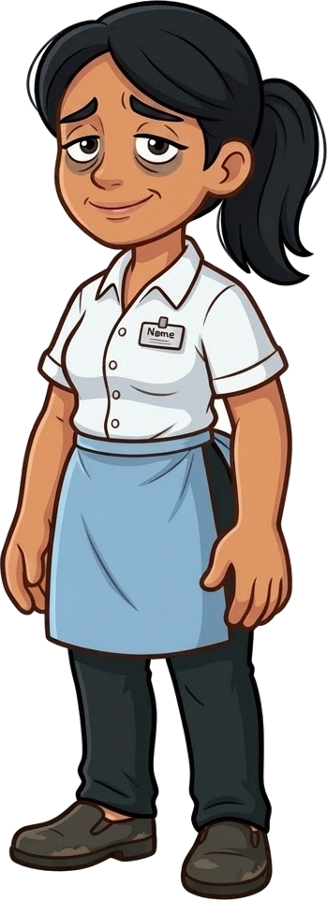
#> input picture assets/personagens/claudia_cansada.png, 327 x 900 px; its folder holds only this picture in this run
$ python gerar_retratos.py
#> lines starting #> are read from the running program, lines starting #| are printed output that depends on the picture; after the words box and inside, x2 and y2 are one past the last pixel; in counts of white or black regions, pixels touching at a corner belong together
from pathlib import Path
from statistics import median
from PIL import Image

# Gera um retrato da cabeça de cada personagem em assets/retratos (o jogo usa na caixa de diálogo).
# Se o retrato cortar o queixo ou o cabelo, AUMENTE o número da cabeça. Se sobrar espaço, DIMINUA.
CABECA_CORPO = 0.40   # parte da altura do corpo inteiro ocupada pela cabeça
CABECA_BUSTO = 0.62   # o mesmo, para imagens só do busto (como o Thiago)
MARGEM = 1.2          # espaço em volta da cabeça
# Para mexer em um retrato só: AJUSTES = {'eduardo_animado': (0.05, -0.03)}  (direita/esquerda, baixo/cima)
AJUSTES = {}

saida = Path('assets/retratos')
saida.mkdir(exist_ok=True)

imagens = {}
for arq in sorted(Path('assets/personagens').glob('*.png')):
    img = Image.open(arq).convert('RGBA')
#> img is the input picture: PIL image 327x900 RGBA; mean R, G, B, A 80.4, 74.4, 71.4, 168.5
    alfa = img.getchannel('A').point(lambda v: 255 if v > 10 else 0)
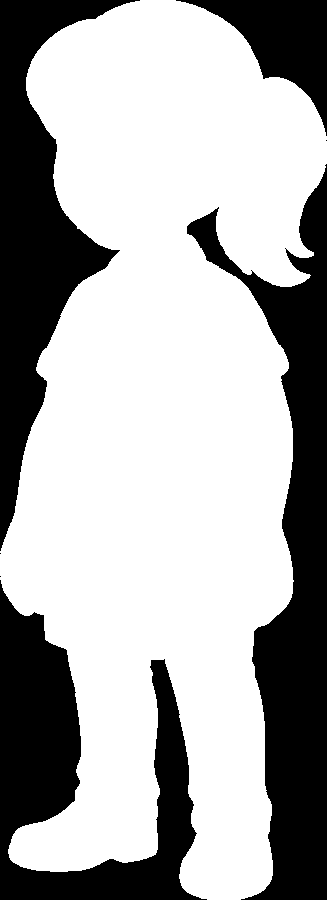
#> alfa: PIL image 327x900 L; 66.6% white; 7 black regions (3 under 20 px), largest, box (x1, y1, x2, y2) and area: (187, 164, 327, 900) 36156, (0, 580, 207, 900) 27314, (0, 0, 140, 551) 26963, (176, 0, 327, 136) 7773
    imagens[arq] = (img, alfa, alfa.getbbox())

# O tamanho da cabeça é o mesmo em todas as expressões de um personagem (usa a mediana).
alturas = {}
for arq, (img, alfa, (x0, y0, x1, y1)) in imagens.items():
    h, w = y1 - y0, x1 - x0
    fator = CABECA_BUSTO if h / w < 1.4 else CABECA_CORPO
    alturas.setdefault(arq.stem.rsplit('_', 1)[0], []).append(h * fator)
#> this loop made 1 pass
#> (x0, y0, x1, y1, h, w, fator) on pass 1: (0, 0, 327, 900, 900, 327, 0.4)
#> after the loop, alturas = {'claudia': [360]}
cabeca = {nome: median(v) for nome, v in alturas.items()}
#> cabeca = {'claudia': 360}

for arq, (img, alfa, (x0, y0, x1, y1)) in imagens.items():
    cab = cabeca[arq.stem.rsplit('_', 1)[0]]
    w = x1 - x0

    # centro horizontal da cabeça = média das colunas ocupadas na parte de cima da cabeça
    faixa = alfa.crop((x0, y0, x1, max(y0 + 1, int(y0 + cab * 0.45))))
    colunas = list(faixa.resize((w, 1), Image.BOX).tobytes())
    total = sum(colunas) or 1
    cx = x0 + sum(i * v for i, v in enumerate(colunas)) / total

    lado = cab * MARGEM
    dx, dy = AJUSTES.get(arq.stem, (0, 0))
    esq = cx - lado / 2 + dx * lado
    topo = y0 - cab * (MARGEM - 1) / 2 + dy * lado
    retrato = img.crop((int(esq), int(topo), int(esq + lado), int(topo + lado))).resize((320, 320), Image.LANCZOS)
    retrato.save(saida / arq.name, optimize=True)
    print('retrato', arq.name)
#> this loop made 1 pass
#> (x0, y0, x1, y1, cab, w, total, cx) on pass 1: (0, 0, 327, 900, 360, 327, 58170, 167)
#| retrato claudia_cansada.png
#> pass 1, `faixa = alfa.crop((x0, y0, x1, max(y0 + 1, int(y0 + cab * 0.45))))`:
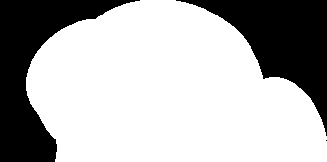
#> faixa: PIL image 327x162 L; 69.8% white; 3 black regions (1 under 20 px), largest, box (x1, y1, x2, y2) and area: (0, 0, 140, 162) 8247, (176, 0, 327, 136) 7773
#> pass 1, `retrato = img.crop((int(esq), int(topo), int(esq + lado), int(topo + l..`:
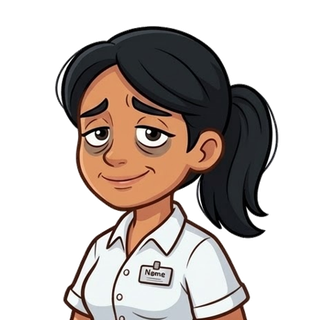
#> retrato: PIL image 320x320 RGBA; mean R, G, B, A 63.6, 55.2, 50.9, 119.9; transparent parts drawn white

$ run again, on assets/personagens/claudia_emocionada.png
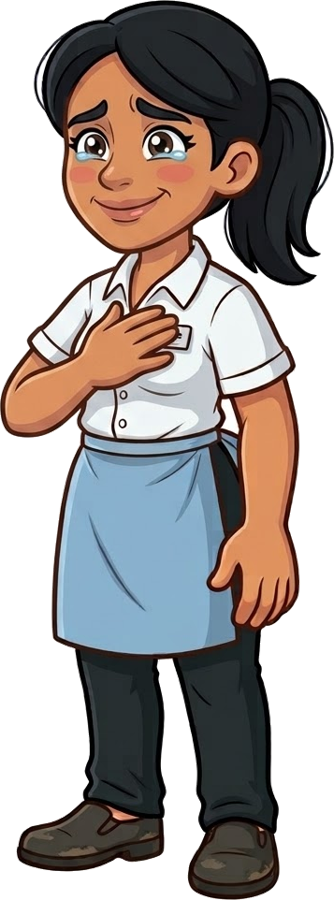
#> input picture assets/personagens/claudia_emocionada.png, 334 x 900 px
#> img is the input picture: PIL image 334x900 RGBA; mean R, G, B, A 75.1, 67.8, 64.7, 162.7
#> `alfa = img.getchannel('A').point(lambda v: 255 if v > 10 else 0)`:
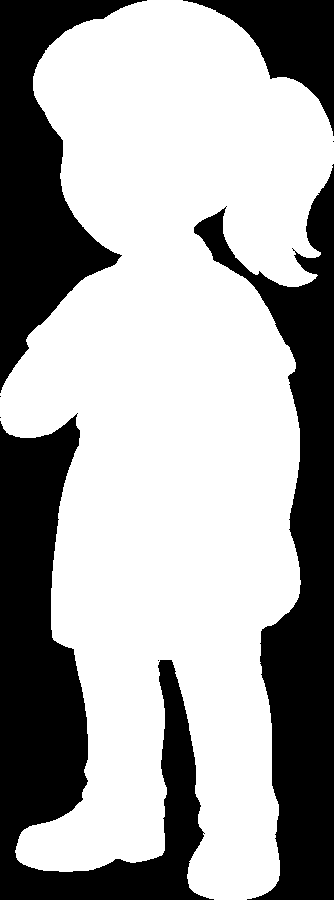
#> alfa: PIL image 334x900 L; 64.3% white; 8 black regions (4 under 20 px), largest, box (x1, y1, x2, y2) and area: (0, 413, 214, 900) 40216, (194, 164, 334, 900) 36108, (0, 0, 147, 393) 23142, (183, 0, 334, 136) 7765
#> the loop `for arq, (img, alfa, (x0, y0, x1, y1)) in imagens.items():` made 1 pass
#> (x0, y0, x1, y1, h, w, fator) on pass 1: (0, 0, 334, 900, 900, 334, 0.4)
#> after the loop `for arq, (img, alfa, (x0, y0, x1, y1)) in imagens.items():`: alturas = {'claudia': [360]}
#> cabeca = {'claudia': 360}
#> the loop `for arq, (img, alfa, (x0, y0, x1, y1)) in imagens.items():` made 1 pass
#> (x0, y0, x1, y1, cab, w, total, cx) on pass 1: (0, 0, 334, 900, 360, 334, 58099, 174.2)
#> (printed output is left out)
#> pass 1, `retrato = img.crop((int(esq), int(topo), int(esq + lado), int(topo + l..`:
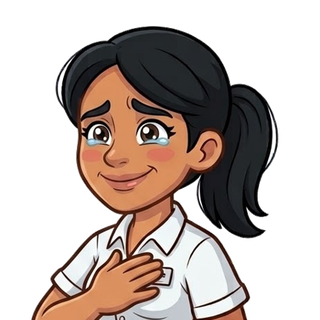
#> retrato: PIL image 320x320 RGBA; mean R, G, B, A 65, 53.1, 47.3, 124.4; transparent parts drawn white
